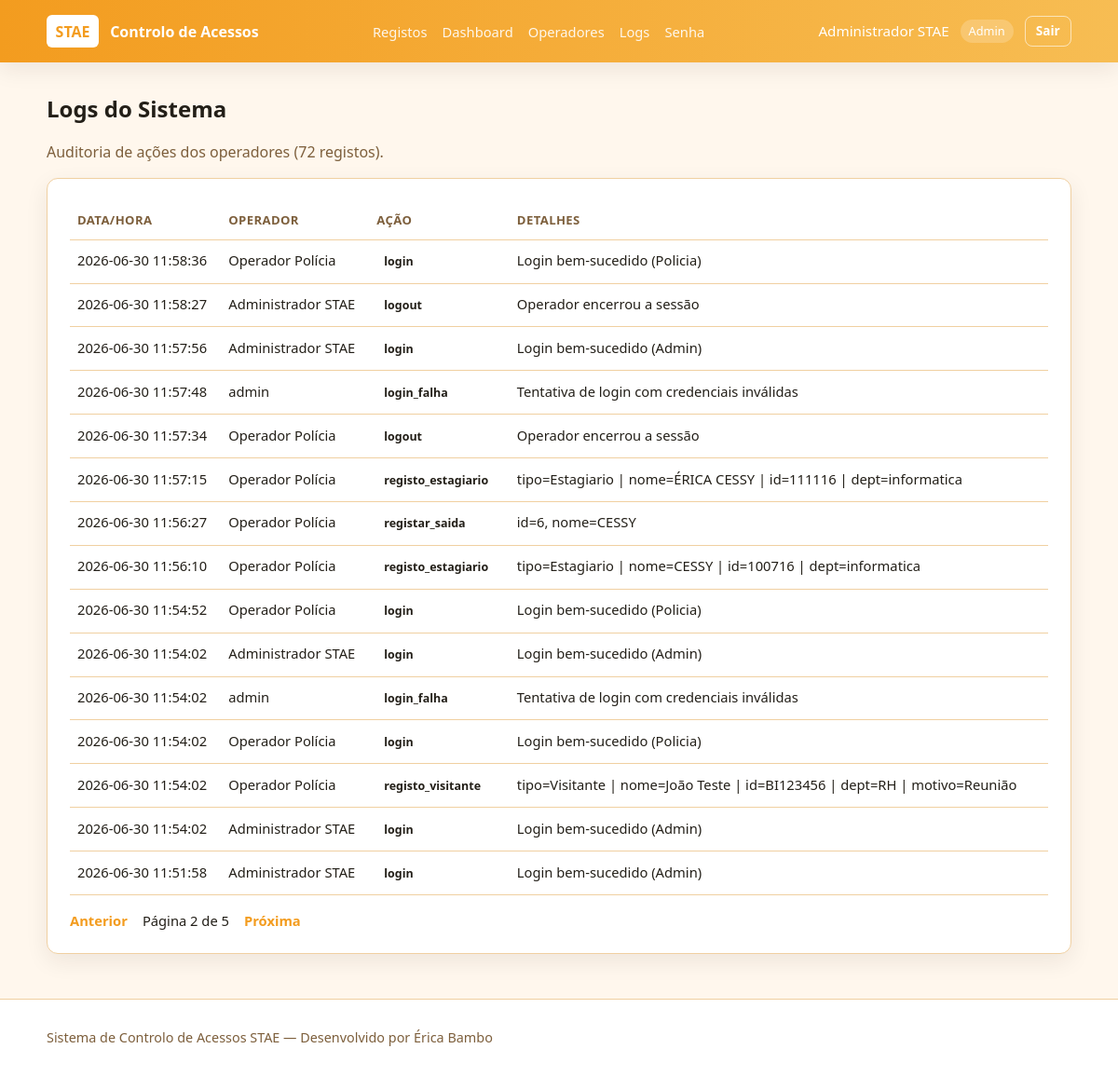
Page /logs?pagina=2 (signed in) on the earlier database version.
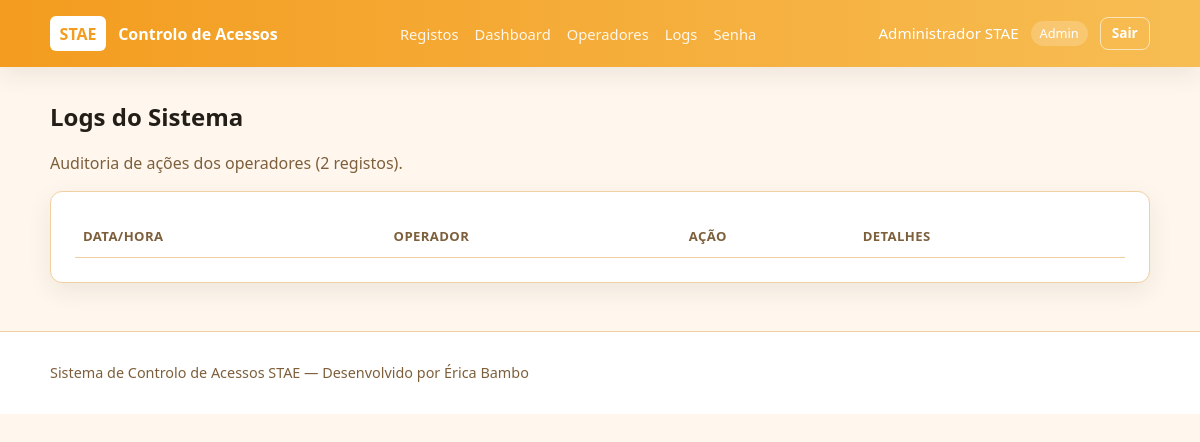
Same page on the later database version.
### tables this page shows
CREATE TABLE logs_operador (
                    id INTEGER PRIMARY KEY AUTOINCREMENT,
                    operador_id INTEGER,
                    operador_nome TEXT,
                    acao TEXT NOT NULL,
                    detalhes TEXT,
                    criado_em TIMESTAMP NOT NULL DEFAULT CURRENT_TIMESTAMP,
                    FOREIGN KEY (operador_id) REFERENCES operadores (id) ON DELETE SET NULL
                );

### app/routes/admin.py (the view)
@admin_bp.route("/logs")
def logs():
    redirecionar = _requer_login() or _requer_permissao("ver_logs")
    if redirecionar:
        return redirecionar
    pagina = max(int(request.args.get("pagina", 1)), 1)
    total = contar_logs()
    logs_lista = listar_logs(limite=PER_PAGE, pagina=pagina)
    total_paginas = max(ceil(total / PER_PAGE), 1)
    return render_template(
        "admin_logs.html",
        logs=logs_lista,
        pagina=pagina,
        total_paginas=total_paginas,
        total=total,
    )

### app/backend.py (called while the page is built, shortened)
def _is_testing():
    return os.environ.get("FLASK_ENV") == "testing" or os.environ.get("PYTEST_CURRENT_TEST") is not None

def _get_sqlite_path(url_or_path=None):
    candidate = url_or_path or os.environ.get("STAE_SQLITE_PATH", DATABASE_PATH)
    if candidate.startswith("sqlite:///"):
        candidate = candidate.replace("sqlite:///", "", 1)
    if candidate.startswith("sqlite://"):
        candidate = candidate.replace("sqlite://", "", 1)
    return candidate

def listar_logs(limite=100, pagina=1):
    offset = max(pagina - 1, 0) * limite
    with BACKEND.get_db() as conn:
        with conn.cursor() as cursor:
            param = "?" if BACKEND.kind == "sqlite" else "%s"
            cursor.execute(f"SELECT * FROM logs_operador ORDER BY criado_em DESC LIMIT {param} OFFSET {param}", (limite, offset))
            rows = cursor.fetchall()
            return [dict(row) for row in rows]

def contar_logs():
    with BACKEND.get_db() as conn:
        with conn.cursor() as cursor:
            cursor.execute("SELECT COUNT(*) AS total FROM logs_operador")
            row = cursor.fetchone()
            return row["total"] if row else 0

    def __enter__(self):
        return self.cursor

    def __exit__(self, exc_type, exc_val, exc_tb):
        self.cursor.close()

    def cursor(self):
        return SQLiteCursorWrapper(self.conn.cursor())

    def commit(self):
        self.conn.commit()

    def close(self):
        self.conn.close()

    def get_connection(self):
        if _is_testing():
            conn = sqlite3.connect("banco_teste.db")
            conn.row_factory = lambda cursor, row: {col[0]: row[idx] for idx, col in enumerate(cursor.description)}
            conn.execute("PRAGMA foreign_keys = ON")
            return SQLiteConnectionWrapper(conn)
        sqlite_path = _get_sqlite_path(DB_URL if DB_URL and str(DB_URL).startswith("sqlite") else os.environ.get("STAE_SQLITE_PATH", DATABASE_PATH))
        sqlite_dir = os.path.dirname(sqlite_path) or "."
        os.makedirs(sqlite_dir, exist_ok=True)
        conn = sqlite3.connect(sqlite_path)
        conn.row_factory = lambda cursor, row: {col[0]: row[idx] for idx, col in enumerate(cursor.description)}
        conn.execute("PRAGMA foreign_keys = ON")
        return SQLiteConnectionWrapper(conn)

### app/routes/admin.py (called while the page is built)
def _requer_login():
    if not session.get("operador_id"):
        return redirect(url_for("auth.login"))
    return None

### app/utils/permissions.py (called while the page is built)
def tem_permissao(tipo_operador, permissao):
    return permissao in PERMISSOES.get(tipo_operador, set())

### templates/admin_logs.html (shortened to what this page needs)
{% extends "base.html" %}
{% block content %}
<section class="page-header">
    <h1>Logs do Sistema</h1>
    <p>Auditoria de ações dos operadores ({{ total }} registos).</p>
</section>
<div class="card registos-recentes">
    <div class="table-wrap">
        <table>
            <thead>
                <tr>
                    <th>Data/Hora</th>
                    <th>Operador</th>
                    <th>Ação</th>
                    <th>Detalhes</th>
                </tr>
            </thead>
            <tbody>
                {% for log in logs %}
                <tr>
                    <td>{{ log.criado_em }}</td>
                    <td>{{ log.operador_nome or '—' }}</td>
                    <td><span class="tag">{{ log.acao }}</span></td>
                    <td>{{ log.detalhes or '—' }}</td>
                </tr>
                {% endfor %}
            </tbody>
        </table>
    </div>
    {% if total_paginas > 1 %}
    <div class="pagination">
        {% if pagina > 1 %}
        <a href="{{ url_for('admin.logs', pagina=pagina-1) }}">Anterior</a>
        {% endif %}
        <span>Página {{ pagina }} de {{ total_paginas }}</span>
        {% if pagina < total_paginas %}
        <a href="{{ url_for('admin.logs', pagina=pagina+1) }}">Próxima</a>
        {% endif %}
    </div>
    {% endif %}
</div>
{% endblock %}

### templates/base.html (shortened to what this page needs)
<!DOCTYPE html>
<html lang="pt">
<head>
    <link rel="stylesheet" href="{{ url_for('static', filename='css/style.css') }}">
</head>
<body>
    <header class="topbar">
        <div class="container topbar-inner">
            <div class="brand">
                <span class="brand-mark">STAE</span>
                <span class="brand-text">Controlo de Acessos</span>
            </div>
            {% if session.get('operador_nome') %}
            <nav class="nav-links">
                <a href="{{ url_for('registos.menu') }}">Registos</a>
                {% if session.operador_tipo == 'Admin' %}
                <a href="{{ url_for('admin.dashboard') }}">Dashboard</a>
                <a href="{{ url_for('admin.operadores') }}">Operadores</a>
                <a href="{{ url_for('admin.logs') }}">Logs</a>
                {% endif %}
                <a href="{{ url_for('admin.alterar_senha') }}">Senha</a>
            </nav>
            <div class="user-info">
                <span>{{ session.operador_nome }}</span>
                <span class="badge">{{ session.operador_tipo }}</span>
                <a class="btn btn-outline btn-sm" href="{{ url_for('auth.logout') }}">Sair</a>
            </div>
            {% endif %}
        </div>
    </header>
    <main class="container main-content">
        {% block content %}{% endblock %}
    </main>
    <footer class="footer">
        <div class="container">
            <p>Sistema de Controlo de Acessos STAE &mdash; Desenvolvido por Érica Bambo</p>
        </div>
    </footer>
</body>
</html>

### static/css/style.css (style rules this page uses)
:root { --bg: #fff7ed; --surface: #ffffff; --text: #231f18; --muted: #7d5f3c; --primary: #f39c1f; --primary-hover: #d97b12; --border: #f0d0a1; --success: #2f7b3c; --success-bg: #e9f4e8; --error: #b42318; --error-bg: #fdecea; --shadow: 0 8px 24px rgba(35, 30, 22, 0.08); }
* { box-sizing: border-box; }
body { margin: 0; font-family: "Segoe UI", Tahoma, Geneva, Verdana, sans-serif; background: var(--bg); color: var(--text); line-height: 1.5; min-height: 100vh; }
.container { width: min(1100px, 92%); margin: 0 auto; }
.topbar { background: linear-gradient(90deg, #f39c1f 0%, #f7bd53 100%); color: #fff; padding: 1rem 0; box-shadow: var(--shadow); }
.topbar-inner { display: flex; justify-content: space-between; align-items: center; gap: 1rem; }
.brand { display: flex; align-items: center; gap: 0.75rem; }
.brand-mark { background: #fff; color: var(--primary); font-weight: 700; padding: 0.35rem 0.6rem; border-radius: 6px; }
.brand-text { font-weight: 600; }
.user-info { display: flex; align-items: center; gap: 0.75rem; font-size: 0.95rem; }
.badge { background: rgba(255, 255, 255, 0.2); padding: 0.2rem 0.55rem; border-radius: 999px; font-size: 0.8rem; }
.main-content { padding: 2rem 0 3rem; }
.footer { border-top: 1px solid var(--border); background: var(--surface); padding: 1rem 0; color: var(--muted); font-size: 0.9rem; }
.page-header h1 { margin: 0 0 0.25rem; }
.page-header p, .subtitle, .card-desc { color: var(--muted); }
.card { background: var(--surface); border: 1px solid var(--border); border-radius: 12px; padding: 1.5rem; box-shadow: var(--shadow); }
.btn { display: inline-block; border: none; border-radius: 8px; padding: 0.65rem 1rem; font-size: 0.95rem; font-weight: 600; cursor: pointer; text-decoration: none; transition: background 0.15s ease; }
.btn-outline { background: transparent; color: #fff; border: 1px solid rgba(255, 255, 255, 0.6); }
.btn-sm { padding: 0.35rem 0.7rem; font-size: 0.85rem; }
.table-wrap { overflow-x: auto; }
table { width: 100%; border-collapse: collapse; font-size: 0.92rem; }
th, td { padding: 0.65rem 0.5rem; border-bottom: 1px solid var(--border); text-align: left; vertical-align: top; }
th { font-size: 0.82rem; text-transform: uppercase; letter-spacing: 0.03em; color: var(--muted); }
.nav-links { display: flex; gap: 1rem; flex-wrap: wrap; }
.nav-links a { color: #fff; text-decoration: none; font-size: 0.92rem; opacity: 0.9; }

Differences in the rows shown:
removed logs_operador: criado_em "2026-06-30 11:58:36", operador_nome "Operador Polícia", acao "login", detalhes "Login bem-sucedido (Policia)"
removed logs_operador: criado_em "2026-06-30 11:58:27", operador_nome "Administrador STAE", acao "logout", detalhes "Operador encerrou a sessão"
removed logs_operador: criado_em "2026-06-30 11:57:56", operador_nome "Administrador STAE", acao "login", detalhes "Login bem-sucedido (Admin)"
removed logs_operador: criado_em "2026-06-30 11:57:48", operador_nome "admin", acao "login_falha", detalhes "Tentativa de login com credenciais inválidas"
removed logs_operador: criado_em "2026-06-30 11:57:34", operador_nome "Operador Polícia", acao "logout", detalhes "Operador encerrou a sessão"
removed logs_operador: criado_em "2026-06-30 11:57:15", operador_nome "Operador Polícia", acao "registo_estagiario", detalhes "tipo=Estagiario | nome=ÉRICA CESSY | id=111116 | dept=informatica"
removed logs_operador: criado_em "2026-06-30 11:56:27", operador_nome "Operador Polícia", acao "registar_saida", detalhes "id=6, nome=CESSY"
removed logs_operador: criado_em "2026-06-30 11:56:10", operador_nome "Operador Polícia", acao "registo_estagiario", detalhes "tipo=Estagiario | nome=CESSY | id=100716 | dept=informatica"
removed logs_operador: criado_em "2026-06-30 11:54:52", operador_nome "Operador Polícia", acao "login", detalhes "Login bem-sucedido (Policia)"
removed logs_operador: criado_em "2026-06-30 11:54:02", operador_nome "Administrador STAE", acao "login", detalhes "Login bem-sucedido (Admin)"
removed logs_operador: criado_em "2026-06-30 11:54:02", operador_nome "admin", acao "login_falha", detalhes "Tentativa de login com credenciais inválidas"
removed logs_operador: criado_em "2026-06-30 11:54:02", operador_nome "Operador Polícia", acao "login", detalhes "Login bem-sucedido (Policia)"
removed logs_operador: criado_em "2026-06-30 11:54:02", operador_nome "Operador Polícia", acao "registo_visitante", detalhes "tipo=Visitante | nome=João Teste | id=BI123456 | dept=RH | motivo=Reunião"
removed logs_operador: criado_em "2026-06-30 11:54:02", operador_nome "Administrador STAE", acao "login", detalhes "Login bem-sucedido (Admin)"
removed logs_operador: criado_em "2026-06-30 11:51:58", operador_nome "Administrador STAE", acao "login", detalhes "Login bem-sucedido (Admin)"
Other differences:
{{ total }}: "72" → "2"
{{ pagina }}: "2" → (not shown)
{{ total_paginas }}: "5" → (not shown)
text no longer shown: "Anterior Página de Próxima"
